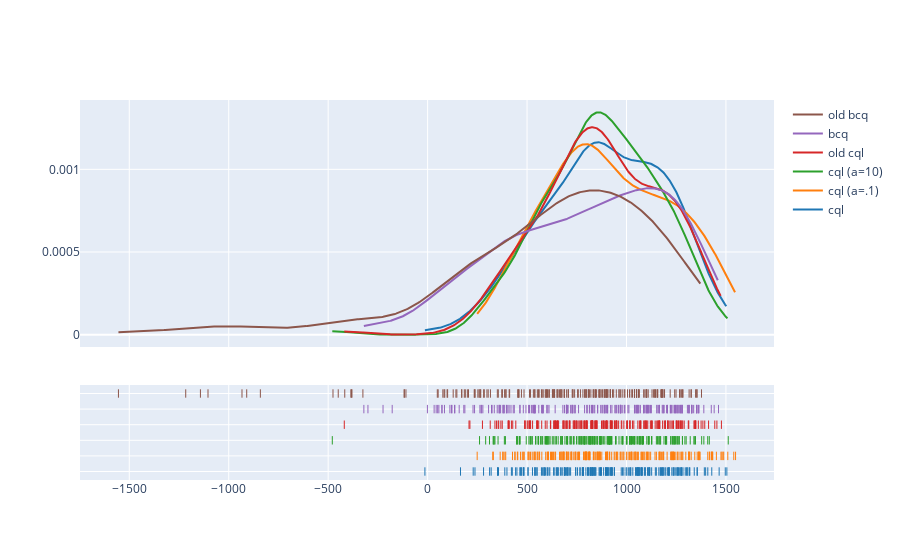

The notebook cell saved with this chart:
### Code cell
hist_data2 = []
group_labels2 = []
for model in summary_dict2:
    hist_data2.append(summary_dict2[model][1]["reward"])
    group_labels2.append(model)

fig = ff.create_distplot(hist_data2, group_labels2, bin_size=100, show_hist=False)
fig.show()

### Figure 1 — Plotly figure (JSON) as saved in the notebook; plotly's stock layout.template omitted (floating-point values rounded to 4 significant figures; data arrays with more than 128 entries replaced by an {"elided": "..."} marker saying what was removed)
{"data": [{"legendgroup": "cql", "marker": {"color": "rgb(31, 119, 180)"}, "mode": "lines", "name": "cql", "showlegend": true, "type": "scatter", "x": {"elided": "500 float values"}, "xaxis": "x", "y": {"elided": "500 float values"}, "yaxis": "y"}, {"legendgroup": "cql (a=.1)", "marker": {"color": "rgb(255, 127, 14)"}, "mode": "lines", "name": "cql (a=.1)", "showlegend": true, "type": "scatter", "x": {"elided": "500 float values"}, "xaxis": "x", "y": {"elided": "500 float values"}, "yaxis": "y"}, {"legendgroup": "cql (a=10)", "marker": {"color": "rgb(44, 160, 44)"}, "mode": "lines", "name": "cql (a=10)", "showlegend": true, "type": "scatter", "x": {"elided": "500 float values"}, "xaxis": "x", "y": {"elided": "500 float values"}, "yaxis": "y"}, {"legendgroup": "old cql", "marker": {"color": "rgb(214, 39, 40)"}, "mode": "lines", "name": "old cql", "showlegend": true, "type": "scatter", "x": {"elided": "500 float values"}, "xaxis": "x", "y": {"elided": "500 float values"}, "yaxis": "y"}, {"legendgroup": "bcq", "marker": {"color": "rgb(148, 103, 189)"}, "mode": "lines", "name": "bcq", "showlegend": true, "type": "scatter", "x": {"elided": "500 float values"}, "xaxis": "x", "y": {"elided": "500 float values"}, "yaxis": "y"}, {"legendgroup": "old bcq", "marker": {"color": "rgb(140, 86, 75)"}, "mode": "lines", "name": "old bcq", "showlegend": true, "type": "scatter", "x": {"elided": "500 float values"}, "xaxis": "x", "y": {"elided": "500 float values"}, "yaxis": "y"}, {"legendgroup": "cql", "marker": {"color": "rgb(31, 119, 180)", "symbol": "line-ns-open"}, "mode": "markers", "name": "cql", "showlegend": false, "type": "scatter", "x": {"elided": "200 float values"}, "xaxis": "x", "y": {"elided": "200 str values"}, "yaxis": "y2"}, {"legendgroup": "cql (a=.1)", "marker": {"color": "rgb(255, 127, 14)", "symbol": "line-ns-open"}, "mode": "markers", "name": "cql (a=.1)", "showlegend": false, "type": "scatter", "x": {"elided": "200 float values"}, "xaxis": "x", "y": {"elided": "200 str values"}, "yaxis": "y2"}, {"legendgroup": "cql (a=10)", "marker": {"color": "rgb(44, 160, 44)", "symbol": "line-ns-open"}, "mode": "markers", "name": "cql (a=10)", "showlegend": false, "type": "scatter", "x": {"elided": "200 float values"}, "xaxis": "x", "y": {"elided": "200 str values"}, "yaxis": "y2"}, {"legendgroup": "old cql", "marker": {"color": "rgb(214, 39, 40)", "symbol": "line-ns-open"}, "mode": "markers", "name": "old cql", "showlegend": false, "type": "scatter", "x": {"elided": "200 float values"}, "xaxis": "x", "y": {"elided": "200 str values"}, "yaxis": "y2"}, {"legendgroup": "bcq", "marker": {"color": "rgb(148, 103, 189)", "symbol": "line-ns-open"}, "mode": "markers", "name": "bcq", "showlegend": false, "type": "scatter", "x": {"elided": "200 float values"}, "xaxis": "x", "y": {"elided": "200 str values"}, "yaxis": "y2"}, {"legendgroup": "old bcq", "marker": {"color": "rgb(140, 86, 75)", "symbol": "line-ns-open"}, "mode": "markers", "name": "old bcq", "showlegend": false, "type": "scatter", "x": {"elided": "200 float values"}, "xaxis": "x", "y": {"elided": "200 str values"}, "yaxis": "y2"}], "layout": {"barmode": "overlay", "hovermode": "closest", "legend": {"traceorder": "reversed"}, "xaxis": {"anchor": "y2", "domain": [0, 1], "zeroline": false}, "yaxis": {"anchor": "free", "domain": [0.35, 1], "position": 0}, "yaxis2": {"anchor": "x", "domain": [0, 0.25], "dtick": 1, "showticklabels": false}}}
